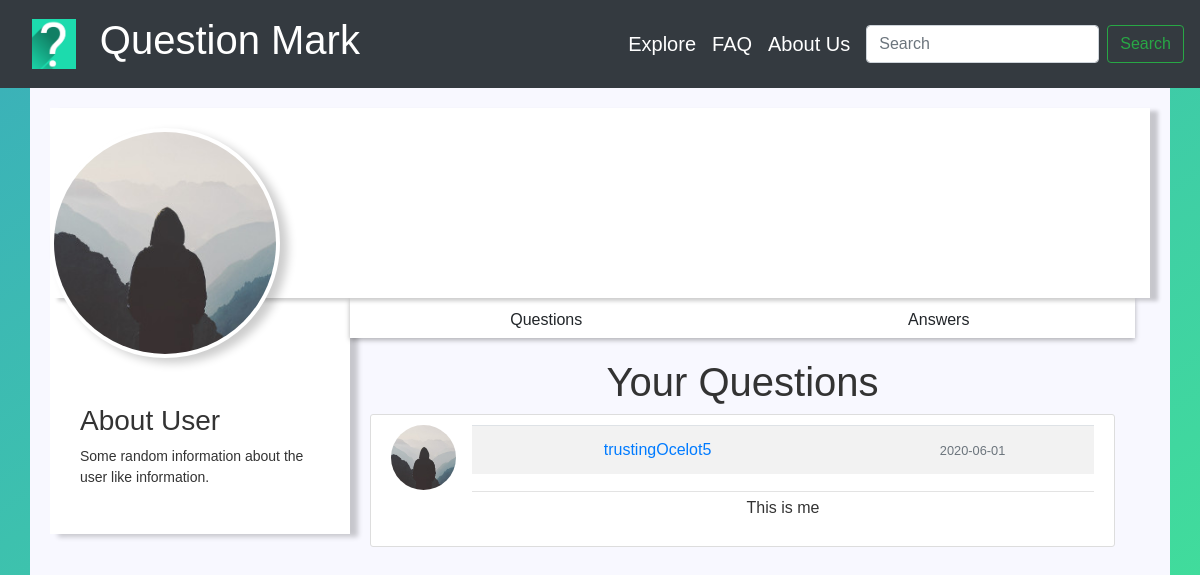
Page /user_posts/trustingOcelot5 on the committed database.
### Question_Mark/models.py (models this page shows, shortened)
class Questions(db.Model):
    id = db.Column(db.Integer, primary_key=True)
    question = db.Column(db.Text, nullable=False)
    date_posted = db.Column(db.DateTime, nullable=False, default=datetime.utcnow)
    user_id = db.Column(db.Integer, db.ForeignKey('user.id'), nullable=False)

class User(db.Model, UserMixin):
    id = db.Column(db.Integer, primary_key=True)
    first_name = db.Column(db.String(30), unique=False, nullable=False)
    last_name = db.Column(db.String(30), unique=False, nullable=False)
    username = db.Column(db.String(30), unique=True, nullable=False)
    email = db.Column(db.String(120), unique=True, nullable=False)
    image_file = db.Column(db.String(20), nullable=False, default='default.jpg')
    password = db.Column(db.String(60), nullable=False)
    questions = db.relationship('Questions', backref='author', lazy=True)

### Question_Mark/routes.py (the view)
@app.route("/user_posts/<string:username>")
def user_posts(username):
    user = User.query.filter_by(username=username).first_or_404()
    quest = Questions.query.filter_by(author=user)\
            .order_by(Questions.date_posted.desc())
    return render_template('user_posts.html', title='Profile: '+ username,user=user, quest=quest)

### Question_Mark/templates/user_posts.html (shortened to what this page needs)
{% extends "layout.html" %}
{% block head %}
<link rel="stylesheet" href={{ url_for('static', filename='style_profile.css') }}>
<link rel="stylesheet" href={{ url_for('static', filename='style_questions.css') }}>
{% endblock head %}
{% block content %}
    <div class="container white-container">
        <div class="profile-header">
            <div class="profile-img">
                <img src={{ url_for('static', filename='default.jpg') }} width: 200; alt="">
            </div>
        </div>
        <div class="main-bd">
            <div class="left-side">
                <div class="profile-side">
                    <div class="userbio">
                        <h3>About User</h3>
                        <p> Some random information about the user like information.</p>
                    </div>
                </div>
            </div>
            <div class="right-side">
                <div class="nav">
                    <div class="ul">
                        <p onclick="tabs(0)" class="user-question">Questions</p>
                        <p onclick="tabs(1)" class="user-answer">Answers</p>
                    </div>
                </div>
                <div class="profile-body">
                    <div class="profile-question tab">
                        <h1>Your Questions</h1>
                        {% for item in quest %}
                        <article class="media content-section">
                            <img class="rounded-circle article-img" src="{{ url_for('static', filename='default.jpg') }}">
                            <div class="media-body">
                                <div class="article-metadata">
                                    <table class="table table-striped">
                                    <tr>
                                    <td><a class="mr-2" href="#">{{ item.author.username }}</a></td>
                                    <td><small class="text-muted">{{ item.date_posted.strftime('%Y-%m-%d') }}</small></td>
                                    </tr>
                                    </table>
                                </div>
                                <p class="article-content">{{ item.question }}</p>
                            </div>
                        </article>
                        {% endfor %}
                    </div>
                </div>
            </div>
        </div>
    </div>
{% endblock content %}

### Question_Mark/static/style_profile.css (style rules this page uses)
* { box-sizing: border-box; }
.container { padding: 20px; }
.white-container { background-color: ghostwhite; height: 100vh; overflow: hidden; }
.profile-header { background: #fff; width: 100%; display: flex; height: 190px; position: relative; box-shadow: 8px 3px 4px rgba(0, 0, 0, 0.2); }
.profile-img { float: left; width: 340px; height: 200px; }
.profile-img img { border-radius: 50%; height: 230px; width: 230px; border: 4px solid #fff; box-shadow: 8px 5px 10px rgba(0, 0, 0, 0.2); position: absolute; top: 20px; z-index: 5; background: #fff; }
.main-bd { width: 100%; display: flex; padding-right: 15px; }
.profile-side { width: 300px; background: #fff; box-shadow: 8px 3px 5px rgba(0, 0, 0, 0.2); padding: 90px 30px 30px; }
.profile-side { margin-bottom: 2px; color: #333; font-size: 14px; }
.ul { display: flex; justify-content: center; height: 40px; background: #fff; width: 100%; box-shadow: 0px 2px 5px rgba(0, 0, 0, 0.3); }
.ul p { padding: 10px; width: 100%; cursor: pointer; text-align: center; transition: all 0.2s ease-in-out; }
.profile-body { width: 100%; z-index: -1; color: #333; }
.tab { padding: 20px; width: 100%; text-align: center; display: none; }

### Question_Mark/static/style_questions.css (style rules this page uses)
.content-section { background: #ffffff; padding: 10px 20px; border: 1px solid #dddddd; border-radius: 3px; margin-bottom: 20px; width: 745px; }
.article-content { white-space: pre-line; }
.article-img { height: 65px; width: 65px; margin-right: 16px; }
.article-metadata { padding-bottom: 1px; margin-bottom: 4px; border-bottom: 1px solid #e3e3e3 }

### Question_Mark/templates/layout.html (style rules this page uses)
body { box-sizing: border-box; font-family: sans-serif; }

### rows in the picture
Questions: author.username "trustingOcelot5", date_posted "2020-06-01", question "This is me"
